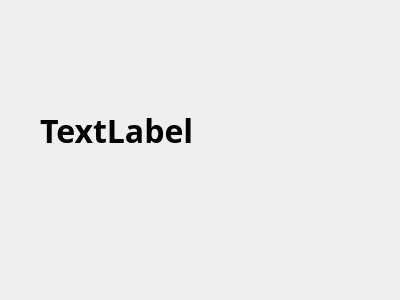
<?xml version="1.0" encoding="UTF-8"?>
<ui version="4.0">
 <class>Dialog</class>
 <widget class="QDialog" name="Dialog">
  <property name="geometry">
   <rect>
    <x>0</x>
    <y>0</y>
    <width>400</width>
    <height>300</height>
   </rect>
  </property>
  <property name="windowTitle">
   <string>Dialog</string>
  </property>
  <widget class="QLabel" name="label">
   <property name="geometry">
    <rect>
     <x>40</x>
     <y>80</y>
     <width>311</width>
     <height>101</height>
    </rect>
   </property>
   <property name="font">
    <font>
     <family>맑은 고딕</family>
     <pointsize>24</pointsize>
     <weight>75</weight>
     <bold>true</bold>
    </font>
   </property>
   <property name="text">
    <string>TextLabel</string>
   </property>
  </widget>
 </widget>
 <resources/>
 <connections/>
</ui>
